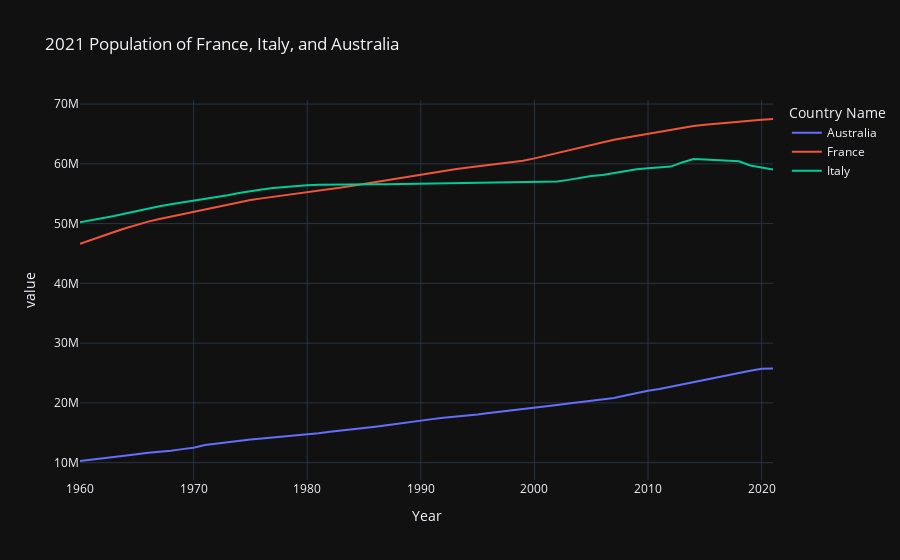

Notebook cell for this chart:
### Code cell
fig=px.line(df4, x="Year", y="value",color="Country Name",title="2021 Population of France, Italy, and Australia",template="plotly_dark")
fig.show()
